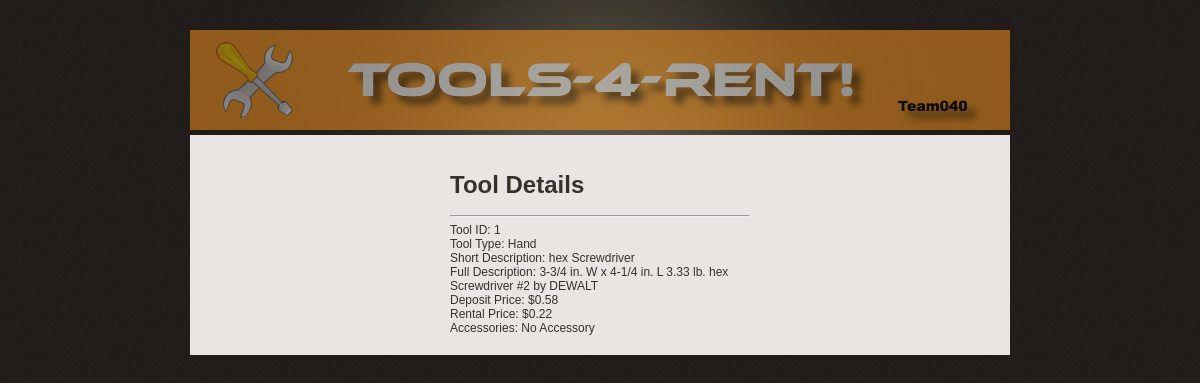
/Dropoff_Tooldetail.php?tool_id=1, run on the app's committed database.
### tables this page shows
CREATE TABLE SubType(
	sub_type_name varchar(50) NOT NULL,
	category_name varchar(50) NOT NULL,
    sub_option varchar(50) NOT NULL,
	CONSTRAINT SubTypeID PRIMARY KEY (Sub_Type_name,sub_option)
);

CREATE TABLE Tool (
	tool_id int NOT NULL AUTO_INCREMENT,   
	clerk_id int NOT NULL,
	length FLOAT NOT NULL,
	width_diameter FLOAT NOT NULL,
	weight FLOAT NULL,
	original_price decimal(15,2) NOT NULL,
	power_source varchar(50) NOT NULL,
	manufacturer varchar(50) NOT NULL,
	sub_option varchar(50) NOT NULL,
	material varchar(50) NULL,
	sub_type_name varchar(50) NOT NULL,
    quantity int not null default 1,
CONSTRAINT ToolID PRIMARY KEY (tool_id)
);

CREATE TABLE Screwdriver(
	tool_id int NOT NULL,
	screw_size int NOT NULL,
 CONSTRAINT ScrewdriverID PRIMARY KEY (tool_id)
 );

### Dropoff_Tooldetail.php (the view, shortened to what this page needs)
<?php
include('lib/common.php');
?>
<?php
function dec2frac($f) {
    $base = floor($f);
    if ($base) {
        $out = $base. "-";
        $f = $f - $base;
    }
    else $out="";
    if ($f != 0) {
        $d = 1;
        while (fmod($f, 1) != 0.0) {
            $f *= 2;
            $d *= 2;
        }
        $n = sprintf('%.0f', $f);
        $d = sprintf('%.0f', $d);
        $out =$out.$n . '/' . $d;
    } else{
        $out=substr($out,0,strlen($out)-1);
    }
    return $out;
}
$tool_id = $_REQUEST['tool_id'];
$sql1="SELECT ST.category_name,
(CASE WHEN T.power_source='manual'
                   THEN CONCAT(T.sub_option,' ',T.sub_type_name)
                   ELSE CONCAT(T.power_source,' ',T.sub_option,' ',T.sub_type_name) END) AS 'Short Description',
                   ROUND(0.4*T.original_price,2) AS 'Deposit Price', ROUND(0.15*T.original_price,2) AS 'Rental Price'
FROM tool T INNER JOIN subtype ST on T.sub_type_name=ST.sub_type_name
WHERE T.tool_id=$tool_id";
$result1= mysqli_query($db, $sql1);
$row1=mysqli_fetch_array($result1, MYSQLI_ASSOC);
$sql2="SELECT accessory_description,quantity FROM accessories WHERE tool_id=$tool_id";
$result2= mysqli_query($db, $sql2);
$sql3="SELECT *
FROM tool NATURAL LEFT JOIN garden NATURAL LEFT JOIN hand NATURAL LEFT JOIN ladder NATURAL LEFT JOIN power
NATURAL LEFT JOIN screwdriver NATURAL LEFT JOIN socket NATURAL LEFT JOIN ratchet NATURAL LEFT JOIN wrench
NATURAL LEFT JOIN pliers NATURAL LEFT JOIN gun NATURAL LEFT JOIN hammer NATURAL LEFT JOIN pruner
NATURAL LEFT JOIN striking NATURAL LEFT JOIN digger NATURAL LEFT JOIN rakes NATURAL LEFT JOIN wheelbarrows
NATURAL LEFT JOIN drill NATURAL LEFT JOIN saw NATURAL LEFT JOIN sander NATURAL LEFT JOIN aircompressor
NATURAL LEFT JOIN mixer NATURAL LEFT JOIN generator NATURAL LEFT JOIN straight NATURAL LEFT JOIN step
NATURAL LEFT JOIN accessories NATURAL LEFT JOIN dc_cordless
WHERE tool.tool_id=$tool_id";
$result3= mysqli_query($db, $sql3);
$row3=mysqli_fetch_array($result3, MYSQLI_ASSOC);
if($row3["power_source"]!='Manual'){
    $full_description= dec2frac($row3["width_diameter"]). ' in. W x '. dec2frac($row3["length"]). ' in. L ' . $row3['weight'].
        ' lb. ' .$row3["power_source"] .' '.$row3["sub_option"]. ' '. $row3["sub_type_name"]. ' '. $row3["volt_rating"]. "V ".
        $row3["amp_rating"]. "A " . $row3["min_rpm_rating"]. "RPM ";
}
else if ($row3["power_source"]=='Manual'){$full_description=dec2frac($row3["width_diameter"]). ' in. W x '. dec2frac($row3["length"]).
    ' in. L ' . $row3['weight']. ' lb. ' .$row3["sub_option"]. ' '. $row3["sub_type_name"].' ';}
if($row3["screw_size"]!= NULL){$full_description=$full_description . " #". $row3["screw_size"].' ';}
$full_description=$full_description . "by ". $row3["manufacturer"];
?>
<?php include("lib/header.php"); ?>
</head>
<body>
<div id="main_container">
    <div id="header">
        <div class="logo">
            <img src="img/FQHR3714.PNG" style="opacity:0.5;background-color:E9E5E2;" border="0" alt="" title="Tools4Rent Logo"/>
        </div>
    </div>
    <div class="center_content">
        <div class="text_box_dropoff">
<h1>Tool Details</h1>
<hr>
<?php
echo "Tool ID:\n", $tool_id, "<br/>\n";
echo "Tool Type: \n", $row1['category_name'], "<br/>\n";
echo "Short Description: \n", $row1['Short Description'], "<br/>\n";
echo "Full Description: \n", $full_description, "<br/>\n";
echo "Deposit Price: \n $", $row1['Deposit Price'], "<br/>\n";
echo "Rental Price: \n $", $row1['Rental Price'], "<br/>\n";
echo "Accessories: \n";
if(mysqli_num_rows($result2)==0){echo "No Accessory";}
?>
</body>
</html>

### css/tools4rent_style.css (style rules this page uses)
body { background:url(../img/bg.gif) repeat #000000; padding:0; font-family: Verdana, Geneva, sans-serif; font-size:12px; margin:auto auto auto auto; color:#36322b; }
#main_container { width:820px; height:auto; margin:auto; padding:0px; }
#header { width:820px; height:135px; margin:0px; padding:0px; background:url(../img/header_bg.gif) no-repeat center top; }
.logo { padding:30px 0 0 0px; }
.center_content { width:820px; height:auto; padding:10px 0px 10px 0px; clear:both; background-color:#E9E5E2; }
.text_box_dropoff { width:300px; height:180; padding:10px 8px 10px 8px; background-position:0px 0px; margin-left: auto; margin-right: auto; }

### data on the page
subtype: category_name "Hand"
tool: full_description "3-3/4 in. W x 4-1/4 in. L 3.33 lb. hex Screwdriver #2 by DEWALT"

### other printed values
$tool_id "1"
$row1['Short Description'] "hex Screwdriver"
$row1['Deposit Price'] "0.58"
$row1['Rental Price'] "0.22"
